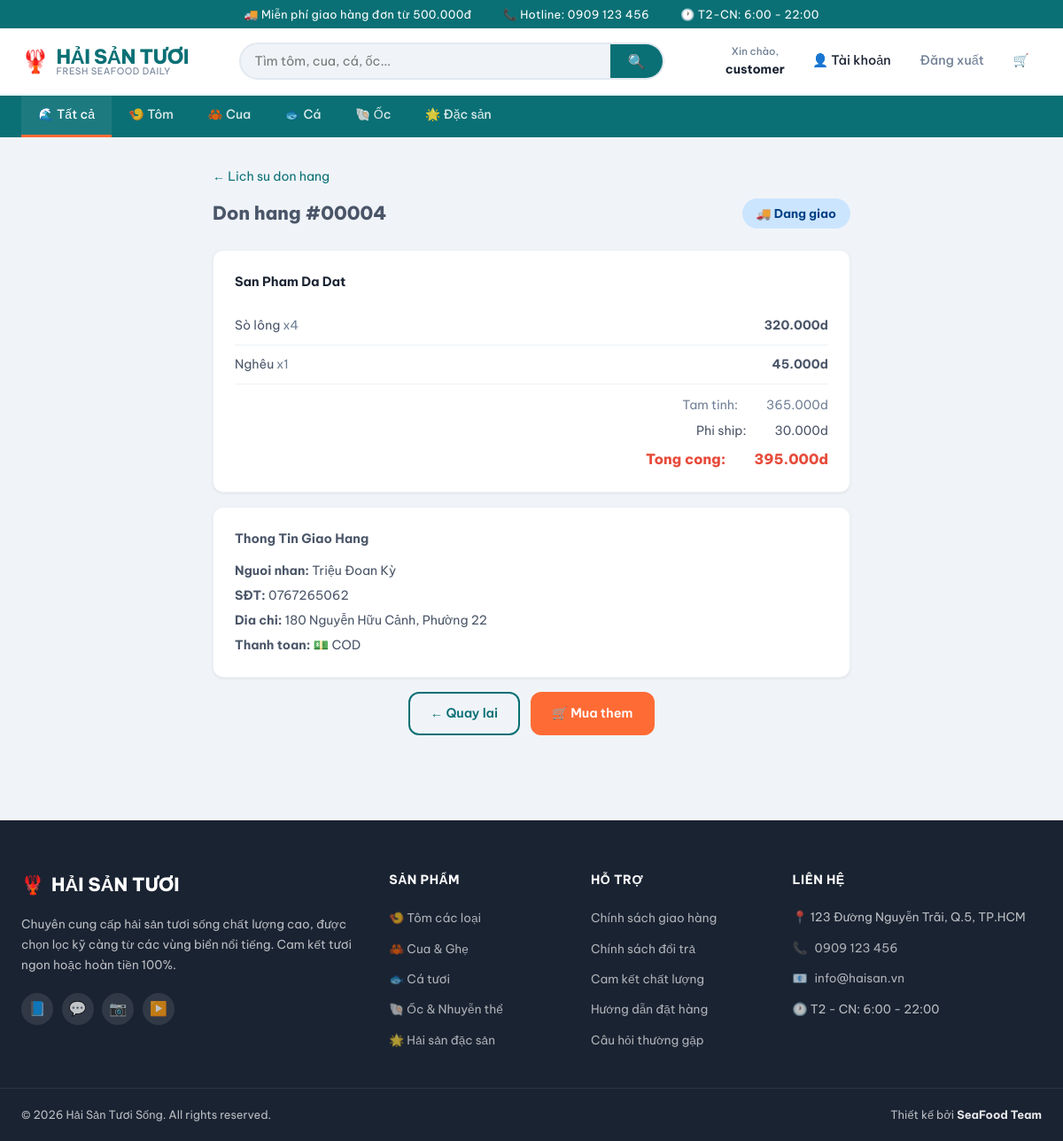
The app's page /customer/order_detail?id=4 (signed in) with its own data.
### tables this page shows
CREATE TABLE IF NOT EXISTS `orders` (
  `id` int NOT NULL AUTO_INCREMENT,
  `user_id` int NOT NULL,
  `total_price` decimal(10,2) NOT NULL,
  `shipping_fee` decimal(10,2) DEFAULT '0.00',
  `discount_amount` decimal(10,2) DEFAULT '0.00',
  `status` enum('pending','confirmed','shipping','delivered','cancelled') DEFAULT 'pending',
  `customer_name` varchar(100) DEFAULT NULL,
  `customer_phone` varchar(15) DEFAULT NULL,
  `customer_address` text,
  `payment_method` enum('cod','qr') DEFAULT 'cod',
  `payment_status` enum('unpaid','paid') DEFAULT 'unpaid',
  `note` text,
  `created_at` timestamp NULL DEFAULT CURRENT_TIMESTAMP,
  `updated_at` timestamp NULL DEFAULT CURRENT_TIMESTAMP ON UPDATE CURRENT_TIMESTAMP,
  PRIMARY KEY (`id`),
  KEY `user_id` (`user_id`),
  CONSTRAINT `orders_ibfk_1` FOREIGN KEY (`user_id`) REFERENCES `users` (`id`) ON DELETE CASCADE
);

CREATE TABLE IF NOT EXISTS `order_items` (
  `id` int NOT NULL AUTO_INCREMENT,
  `order_id` int NOT NULL,
  `product_id` int NOT NULL,
  `product_name` varchar(150) NOT NULL,
  `quantity` int NOT NULL,
  `unit_price` decimal(10,2) NOT NULL,
  `subtotal` decimal(10,2) GENERATED ALWAYS AS ((`quantity` * `unit_price`)) STORED,
  PRIMARY KEY (`id`),
  KEY `order_id` (`order_id`),
  KEY `product_id` (`product_id`),
  CONSTRAINT `order_items_ibfk_1` FOREIGN KEY (`order_id`) REFERENCES `orders` (`id`) ON DELETE CASCADE,
  CONSTRAINT `order_items_ibfk_2` FOREIGN KEY (`product_id`) REFERENCES `products` (`id`) ON DELETE CASCADE
);

### app/controllers/CustomerController.php (called while the page is built, shortened)
<?php
require_once 'app/models/OrderModel.php';
class CustomerController {
    public function order_detail() {
        $id    = intval($_GET['id'] ?? 0);
        $order = $id ? OrderModel::getById($id) : null;
        include 'app/views/customer/order_detail.php';
    }
}
?>

### index.php (called while the page is built, shortened)
<?php
$url = $_GET['url'] ?? '';
$url = rtrim($url, '/');
$url = filter_var($url, FILTER_SANITIZE_URL);
$url = explode('/', $url);
$action = isset($url[1]) && $url[1] != '' ? $url[1] : 'index';
$controller = new $controllerName();
call_user_func_array([$controller, $action], array_slice($url, 2));
?>

### app/models/OrderModel.php (called while the page is built, shortened)
<?php
class OrderModel {
    public static function getById($id) {
        $db   = new Database();
        $conn = $db->getConnection();
        $stmt = $conn->prepare(
            "SELECT o.*, u.username
             FROM orders o LEFT JOIN users u ON o.user_id = u.id
             WHERE o.id = ? LIMIT 1"
        );
        $stmt->execute([$id]);
        $order = $stmt->fetch(PDO::FETCH_ASSOC);
        $itemStmt = $conn->prepare(
            "SELECT oi.*, p.image FROM order_items oi
             LEFT JOIN products p ON oi.product_id = p.id
             WHERE oi.order_id = ?"
        );
        $itemStmt->execute([$id]);
        $order['items'] = $itemStmt->fetchAll(PDO::FETCH_ASSOC);
        return $order;
    }
}
?>

### app/views/customer/order_detail.php (the view, shortened to what this page needs)
<?php
$statusMap = [
    'pending'   => ['label'=>'Cho xac nhan','color'=>'#fff3cd','text'=>'#856404','icon'=>'⏳'],
    'confirmed' => ['label'=>'Da xac nhan', 'color'=>'#d4edda','text'=>'#155724','icon'=>'✅'],
    'shipping'  => ['label'=>'Dang giao',   'color'=>'#cce5ff','text'=>'#004085','icon'=>'🚚'],
    'delivered' => ['label'=>'Da giao',     'color'=>'#d4f5e2','text'=>'#0f6b35','icon'=>'🎉'],
    'cancelled' => ['label'=>'Da huy',      'color'=>'#fde8e8','text'=>'#9b1c1c','icon'=>'❌'],
];
$s = $statusMap[$order['status']] ?? $statusMap['pending'];
?>
<div style="max-width:720px;margin:0 auto;">
    <a href="/banhaisan/customer/profile" style="color:var(--primary);font-size:0.88rem;">← Lich su don hang</a>
    <div style="display:flex;justify-content:space-between;align-items:center;margin:0.75rem 0 1.5rem;">
        <h1 style="font-size:1.3rem;font-weight:800;">Don hang #<?php echo str_pad($order['id'],5,'0',STR_PAD_LEFT); ?></h1>
        <span style="padding:0.35rem 1rem;border-radius:50px;font-weight:700;font-size:0.85rem;background:<?php echo $s['color']; ?>;color:<?php echo $s['text']; ?>;">
            <?php echo $s['icon']; ?> <?php echo $s['label']; ?>
        </span>
    </div>
    <div class="card" style="margin-bottom:1rem;">
        <h3 style="font-size:0.9rem;font-weight:700;margin-bottom:1rem;color:var(--text-dark);">San Pham Da Dat</h3>
        <?php foreach ($order['items'] as $item): ?>
        <div style="display:flex;justify-content:space-between;align-items:center;padding:0.6rem 0;border-bottom:1px solid var(--border-light);font-size:0.88rem;">
            <span><?php echo htmlspecialchars($item['product_name']); ?> <span style="color:var(--text-light);">x<?php echo $item['quantity']; ?></span></span>
            <strong><?php echo number_format($item['quantity']*$item['unit_price'],0,',','.'); ?>d</strong>
        </div>
        <?php endforeach; ?>
        <div style="margin-top:0.75rem;display:flex;flex-direction:column;gap:0.4rem;align-items:flex-end;font-size:0.88rem;">
            <?php $sub = $order['total_price'] - $order['shipping_fee'] + $order['discount_amount']; ?>
            <div style="display:flex;gap:2rem;color:var(--text-light);"><span>Tam tinh:</span><span><?php echo number_format($sub,0,',','.'); ?>d</span></div>
            <div style="display:flex;gap:2rem;"><span>Phi ship:</span><span><?php echo $order['shipping_fee']>0?number_format($order['shipping_fee'],0,',','.').'d':'Mien phi'; ?></span></div>
            <div style="display:flex;gap:2rem;font-size:1rem;font-weight:800;color:var(--danger);"><span>Tong cong:</span><span><?php echo number_format($order['total_price'],0,',','.'); ?>d</span></div>
        </div>
    </div>
    <div class="card" style="margin-bottom:1rem;">
        <h3 style="font-size:0.9rem;font-weight:700;margin-bottom:0.75rem;">Thong Tin Giao Hang</h3>
        <p style="font-size:0.88rem;margin-bottom:0.3rem;"><strong>Nguoi nhan:</strong> <?php echo htmlspecialchars($order['customer_name']); ?></p>
        <p style="font-size:0.88rem;margin-bottom:0.3rem;"><strong>SĐT:</strong> <?php echo htmlspecialchars($order['customer_phone']); ?></p>
        <p style="font-size:0.88rem;margin-bottom:0.3rem;"><strong>Dia chi:</strong> <?php echo htmlspecialchars($order['customer_address']); ?></p>
        <p style="font-size:0.88rem;"><strong>Thanh toan:</strong> <?php echo $order['payment_method']==='qr'?'📱 QR Code':'💵 COD'; ?></p>
    </div>
    <div style="display:flex;gap:0.75rem;justify-content:center;">
        <a href="/banhaisan/customer/profile" class="btn btn-outline">← Quay lai</a>
        <a href="/banhaisan/product/index" class="btn btn-accent">🛒 Mua them</a>
    </div>
</div>
<?php $content = ob_get_clean(); include __DIR__ . '/../layout.php'; ?>

### public/css/style.css (style rules this page uses)
:root { --primary: #0a7075; --primary-dark: #065a5f; --primary-light: #e0f4f4; --accent: #FF6B35; --accent-dark: #e55a25; --success: #27ae60; --danger: #e74c3c; --warning: #f39c12; --info: #2980b9; --text-dark: #1a2332; --text-body: #4a5568; --text-light: #718096; --text-white: #ffffff; --bg-page: #f0f4f8; --bg-white: #ffffff; --bg-light: #f7fafc; --bg-card: #ffffff; --border: #e2e8f0; --border-light: #edf2f7; --shadow-sm: 0 1px 3px rgba(0,0,0,0.08); --shadow-md: 0 4px 16px rgba(0,0,0,0.10); --shadow-lg: 0 8px 32px rgba(0,0,0,0.12); --shadow-hover: 0 12px 40px rgba(10,112,117,0.18); --radius-sm: 6px; --radius-md: 12px; --radius-lg: 20px; --radius-xl: 32px; --transition: all 0.25s ease; --font: 'Be Vietnam Pro', sans-serif; }
*, *::before, *::after { box-sizing: border-box; margin: 0; padding: 0; }
html { scroll-behavior: smooth; }
body { font-family: var(--font); background-color: var(--bg-page); color: var(--text-body); line-height: 1.65; font-size: 15px; }
a { color: inherit; text-decoration: none; transition: var(--transition); }
.btn { display: inline-flex; align-items: center; justify-content: center; gap: 0.4rem; padding: 0.65rem 1.4rem; background: var(--primary); color: white; border: 2px solid transparent; border-radius: var(--radius-md); font-family: var(--font); font-size: 0.9rem; font-weight: 600; cursor: pointer; transition: var(--transition); text-align: center; white-space: nowrap; }
.btn-accent { background: var(--accent); color: white; }
.btn-outline { background: transparent; color: var(--primary); border-color: var(--primary); }
.card { background: var(--bg-white); border-radius: var(--radius-md); padding: 1.5rem; box-shadow: var(--shadow-sm); border: 1px solid var(--border-light); }

### records on screen
orders: id "00004", status "🚚", status "Dang giao", sub "365.000", shipping_fee "30.000", total_price "395.000", customer_name "Triệu Đoan Kỳ", customer_phone "0767265062", customer_address "180 Nguyễn Hữu Cảnh, Phường 22"
order_items: product_name "Sò lông", quantity "4", $item['quantity']*$item['unit_price'] "320.000"
order_items: product_name "Nghêu", quantity "1", $item['quantity']*$item['unit_price'] "45.000"

### other values on screen
explode(' ', $_SESSION['username'])[0] "customer"
